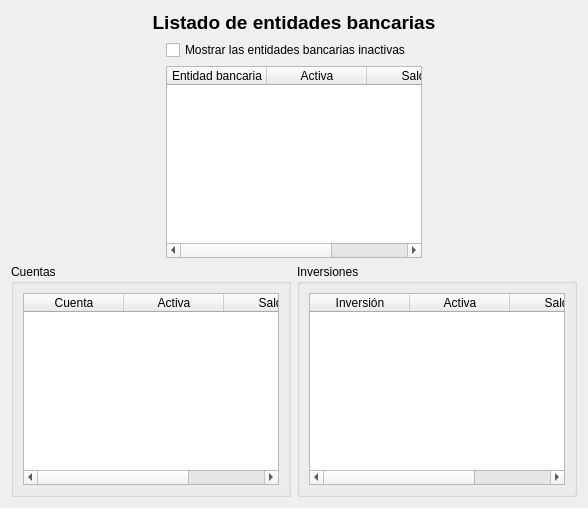
<?xml version="1.0" encoding="UTF-8"?>
<ui version="4.0">
 <class>wdgBancos</class>
 <widget class="QWidget" name="wdgBancos">
  <layout class="QHBoxLayout" name="horizontalLayout_5">
   <item>
    <layout class="QVBoxLayout" name="verticalLayout_2">
     <item>
      <widget class="QLabel" name="lbl">
       <property name="font">
        <font>
         <pointsize>14</pointsize>
         <weight>75</weight>
         <bold>true</bold>
        </font>
       </property>
       <property name="text">
        <string>Listado de entidades bancarias</string>
       </property>
       <property name="alignment">
        <set>Qt::AlignCenter</set>
       </property>
      </widget>
     </item>
     <item>
      <layout class="QHBoxLayout" name="horizontalLayout_4">
       <item>
        <spacer name="horizontalSpacer_2">
         <property name="orientation">
          <enum>Qt::Horizontal</enum>
         </property>
         <property name="sizeHint" stdset="0">
          <size>
           <width>40</width>
           <height>20</height>
          </size>
         </property>
        </spacer>
       </item>
       <item>
        <layout class="QVBoxLayout" name="verticalLayout">
         <item>
          <widget class="QCheckBox" name="chkInactivas">
           <property name="text">
            <string>Mostrar las entidades bancarias inactivas</string>
           </property>
          </widget>
         </item>
         <item>
          <widget class="myQTableWidget" name="tblEB">
           <property name="contextMenuPolicy">
            <enum>Qt::CustomContextMenu</enum>
           </property>
           <property name="alternatingRowColors">
            <bool>true</bool>
           </property>
           <property name="selectionMode">
            <enum>QAbstractItemView::SingleSelection</enum>
           </property>
           <property name="selectionBehavior">
            <enum>QAbstractItemView::SelectRows</enum>
           </property>
           <attribute name="verticalHeaderVisible">
            <bool>false</bool>
           </attribute>
           <column>
            <property name="text">
             <string>Entidad bancaria</string>
            </property>
           </column>
           <column>
            <property name="text">
             <string>Activa</string>
            </property>
           </column>
           <column>
            <property name="text">
             <string>Saldo</string>
            </property>
           </column>
          </widget>
         </item>
        </layout>
       </item>
       <item>
        <spacer name="horizontalSpacer">
         <property name="orientation">
          <enum>Qt::Horizontal</enum>
         </property>
         <property name="sizeHint" stdset="0">
          <size>
           <width>40</width>
           <height>20</height>
          </size>
         </property>
        </spacer>
       </item>
      </layout>
     </item>
     <item>
      <layout class="QHBoxLayout" name="horizontalLayout_3">
       <item>
        <widget class="QGroupBox" name="groupBox_2">
         <property name="title">
          <string>Cuentas</string>
         </property>
         <layout class="QHBoxLayout" name="horizontalLayout_2">
          <item>
           <widget class="myQTableWidget" name="tblCuentas">
            <property name="contextMenuPolicy">
             <enum>Qt::CustomContextMenu</enum>
            </property>
            <property name="selectionMode">
             <enum>QAbstractItemView::SingleSelection</enum>
            </property>
            <property name="selectionBehavior">
             <enum>QAbstractItemView::SelectRows</enum>
            </property>
            <attribute name="verticalHeaderVisible">
             <bool>false</bool>
            </attribute>
            <column>
             <property name="text">
              <string>Cuenta</string>
             </property>
            </column>
            <column>
             <property name="text">
              <string>Activa</string>
             </property>
            </column>
            <column>
             <property name="text">
              <string>Saldo</string>
             </property>
            </column>
           </widget>
          </item>
         </layout>
        </widget>
       </item>
       <item>
        <widget class="QGroupBox" name="groupBox">
         <property name="title">
          <string>Inversiones</string>
         </property>
         <layout class="QHBoxLayout" name="horizontalLayout">
          <item>
           <widget class="myQTableWidget" name="tblInversiones">
            <property name="contextMenuPolicy">
             <enum>Qt::CustomContextMenu</enum>
            </property>
            <property name="selectionMode">
             <enum>QAbstractItemView::SingleSelection</enum>
            </property>
            <property name="selectionBehavior">
             <enum>QAbstractItemView::SelectRows</enum>
            </property>
            <attribute name="verticalHeaderVisible">
             <bool>false</bool>
            </attribute>
            <column>
             <property name="text">
              <string>Inversión</string>
             </property>
            </column>
            <column>
             <property name="text">
              <string>Activa</string>
             </property>
            </column>
            <column>
             <property name="text">
              <string>Saldo</string>
             </property>
            </column>
           </widget>
          </item>
         </layout>
        </widget>
       </item>
      </layout>
     </item>
    </layout>
   </item>
  </layout>
  <action name="actionInversionEstudio">
   <property name="icon">
    <iconset resource="../images/xulpymoney.qrc">
     <normaloff>:/xulpymoney/report2.png</normaloff>:/xulpymoney/report2.png</iconset>
   </property>
   <property name="text">
    <string>Estudio de la Inversión</string>
   </property>
  </action>
  <action name="actionCuentaEstudio">
   <property name="icon">
    <iconset resource="../images/xulpymoney.qrc">
     <normaloff>:/xulpymoney/report2.png</normaloff>:/xulpymoney/report2.png</iconset>
   </property>
   <property name="text">
    <string>Estudio de cuentas</string>
   </property>
   <property name="toolTip">
    <string>Estudio de cuentas</string>
   </property>
  </action>
  <action name="actionBancoNuevo">
   <property name="icon">
    <iconset resource="../images/xulpymoney.qrc">
     <normaloff>:/xulpymoney/add.png</normaloff>:/xulpymoney/add.png</iconset>
   </property>
   <property name="text">
    <string>Nuevo Banco</string>
   </property>
   <property name="toolTip">
    <string>Nuevo Banco</string>
   </property>
  </action>
  <action name="actionBancoBorrar">
   <property name="icon">
    <iconset resource="../images/xulpymoney.qrc">
     <normaloff>:/xulpymoney/button_cancel.png</normaloff>:/xulpymoney/button_cancel.png</iconset>
   </property>
   <property name="text">
    <string>Borrar Banco</string>
   </property>
   <property name="toolTip">
    <string>Borrar Banco</string>
   </property>
  </action>
  <action name="actionBancoModificar">
   <property name="icon">
    <iconset resource="../images/xulpymoney.qrc">
     <normaloff>:/xulpymoney/editar.png</normaloff>:/xulpymoney/editar.png</iconset>
   </property>
   <property name="text">
    <string>Modificar Banco</string>
   </property>
   <property name="toolTip">
    <string>Modificar Banco</string>
   </property>
  </action>
  <action name="actionActiva">
   <property name="checkable">
    <bool>true</bool>
   </property>
   <property name="text">
    <string>¿Está activo?</string>
   </property>
   <property name="toolTip">
    <string>¿Está activo?</string>
   </property>
  </action>
 </widget>
 <customwidgets>
  <customwidget>
   <class>myQTableWidget</class>
   <extends>QTableWidget</extends>
   <header location="global">myqtablewidget</header>
  </customwidget>
 </customwidgets>
 <resources>
  <include location="../images/xulpymoney.qrc"/>
 </resources>
 <connections/>
</ui>
